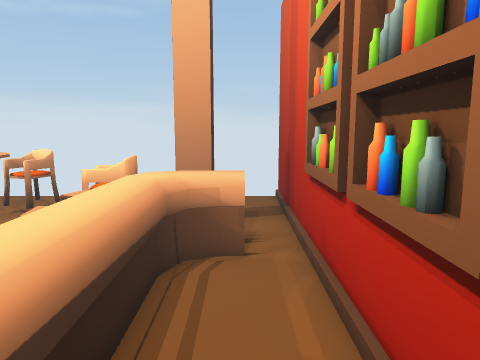
View 1 (above)

20 first-person views from a walk through a Unity game level. The camera is 1.5 m above the floor, tilts 8° down and sees 70° across. The floor is counted in squares, 0.5 m on a side. Each view is taken from the middle of a square. On the plan, view 1 faces up. The plan holds only what a view shows up to about 20 squares ahead; the rest is blank. Some animated figures are left out. Some surface patterns are stand-ins.

View 2
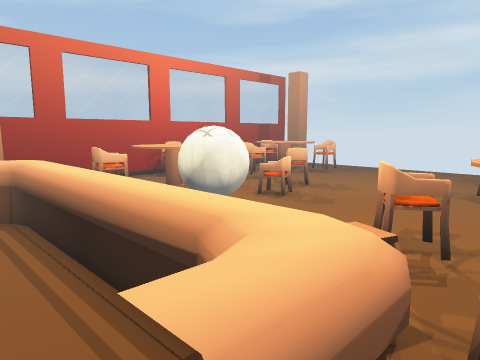

View 3
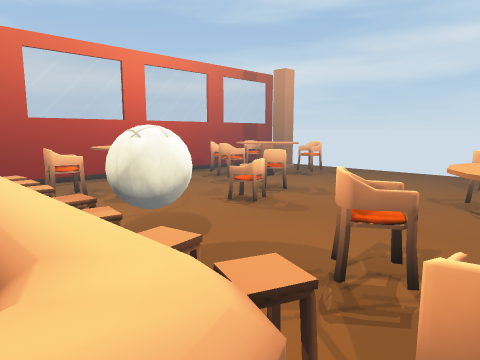

View 4
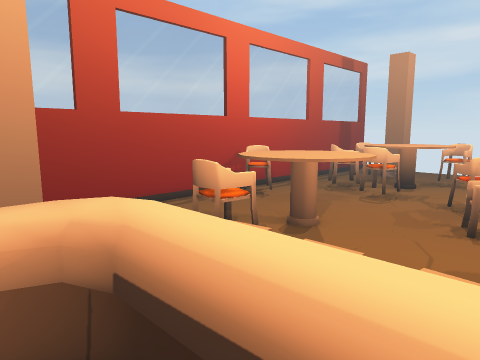

View 5
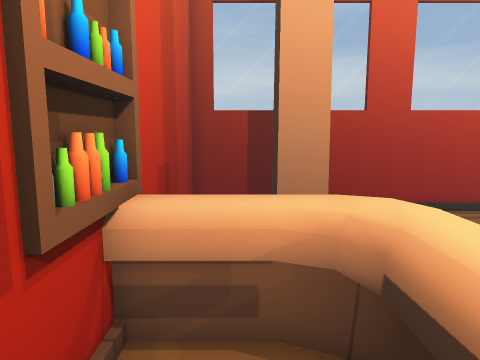

View 6
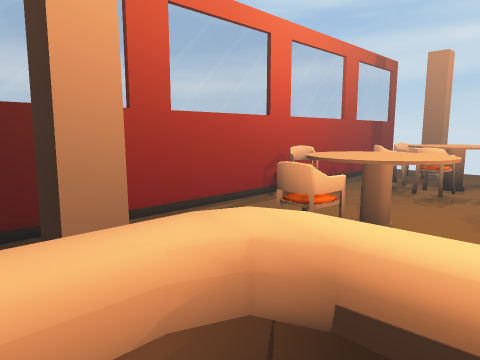

View 7
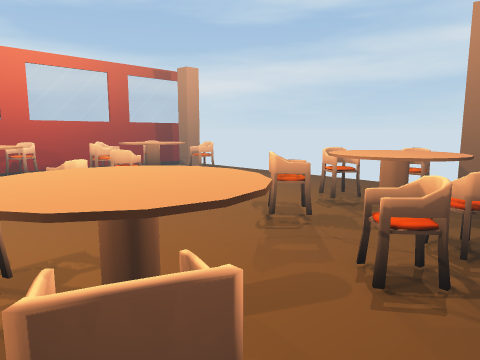

View 8
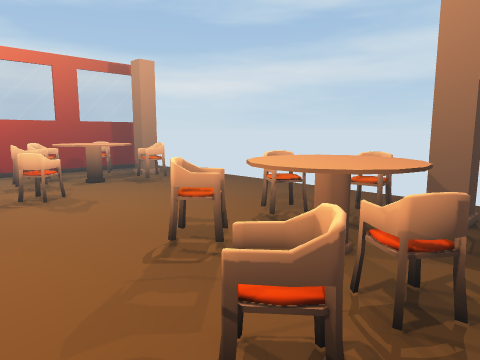

View 9
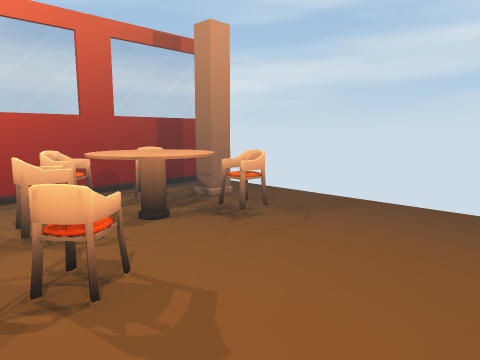

View 10
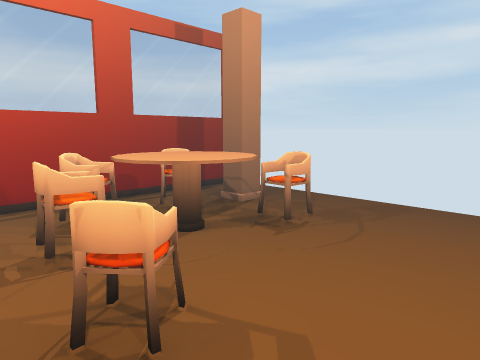

View 11
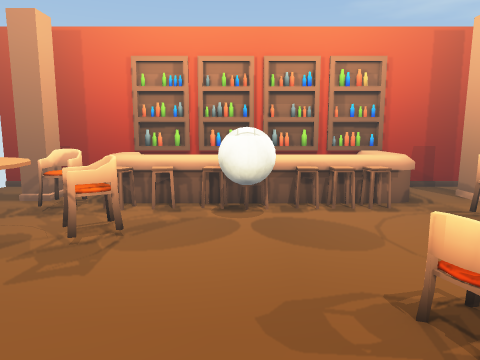

View 12
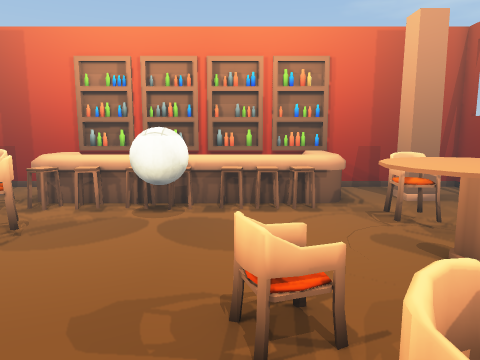

View 13
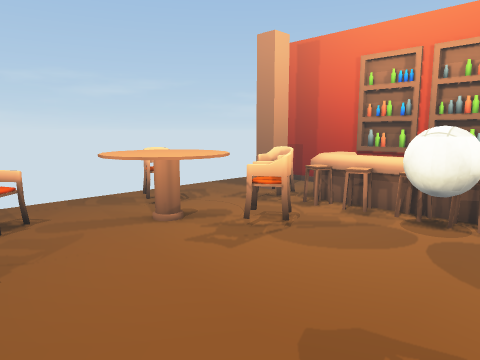

View 14
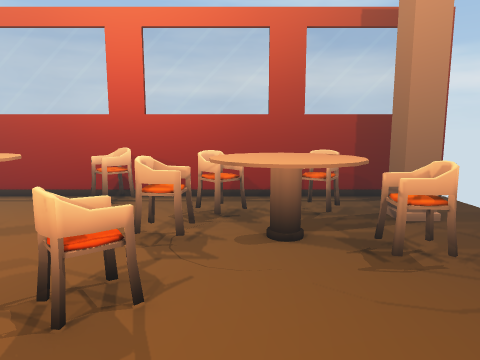

View 15
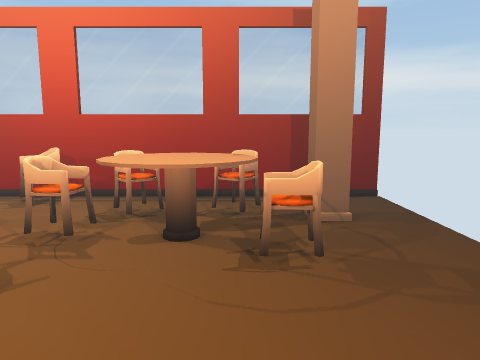

View 16
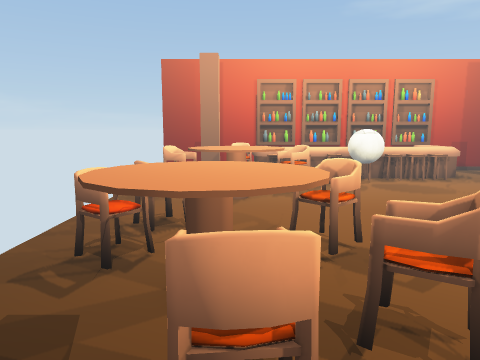

View 17
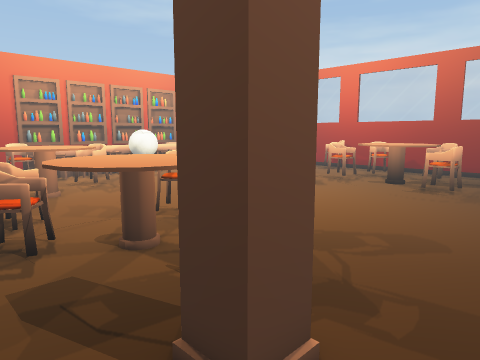

View 18
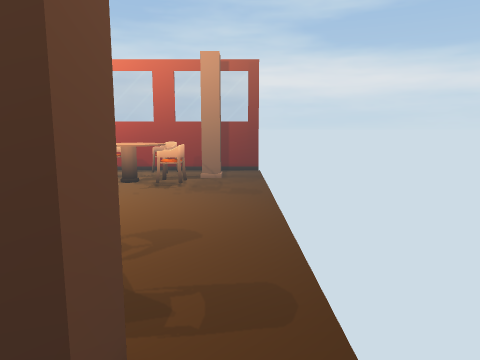

View 19
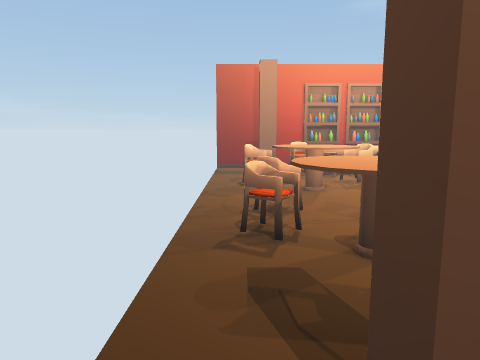

View 20
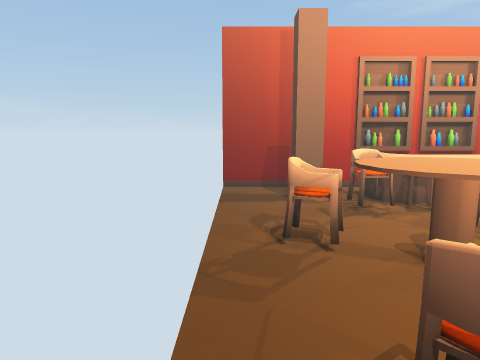

### Floor plan
Key: @ floor where view 1 was taken; # wall or solid block; x gap in a wall; . floor; = window, fence, low wall or low ledge; ^ raised ledge; B ball.
Columns run from 28 left of view 1 to 2 right of it. Each row starts with its distance up from view 1.
 16                               #
 15  ..  .........................#
 14  .   ......=........=.........#
 13    ......^.^==^=...=^=....##..#
 12    .##..^^^^#=^..^^^^.....##..#
 11  ...##=^^^^^ ....^^^^#..#x##..#
 10  ....^^^^^^^.....^^^^^..^^....#
  9  .....=#^^^^.....^^^^...=#^^^.#
  8  ......^^..^^.....^^==..^^^^^.#
  7  ......^^..##.......^^...^^^..#
  6  .......................==^...#
  5  ........................^^...#
  4  .....................BB=^^...#
  3  .....................BBB^^.. #
  2  .....................BBB^^.. #
  1  ........................^^.. #
  0  ..............==........^^.@ #
 -1  ...........=^.==.......^^^. .#
 -2  ...........^^...........^^.  #
 -3  ....==. =...=....##....=^^^.=#
 -4  ....^^^^^^......^^^^....^^^^^#
 -5  ......^^^^^^#...^^^^^^#...^^ #
 -6  ......^^^^^^#...^^^^^^#......#
 -7  ......^^^^......^^^^.....##..#
 -8  ...#x=^^^^^=.............##..#
 -9  .....#==.=^...=......   .##  #
-10  ..............^^.....    ... #
-11  ..............^x........  ...#
-12 ###############################

Positions as (right, up) in squares from view 1, and headings:
1: (0, 0), facing up
2: (1, 10), facing down-left
3: (-1, 10), facing down-left
4: (0, 1), facing down-left
5: (0, 1), facing down
6: (1, -1), facing down-left
7: (-7, 15), facing down-left
8: (-11, 15), facing down-left
9: (-13, 5), facing down-left
10: (-13, 3), facing down-left
11: (-17, 3), facing right
12: (-17, 0), facing right
13: (-16, 0), facing up-right
14: (-18, 4), facing down
15: (-21, 4), facing down
16: (-25, 10), facing right
17: (-27, 15), facing down-right
18: (-26, 15), facing down
19: (-27, 14), facing right
20: (-17, 15), facing right
